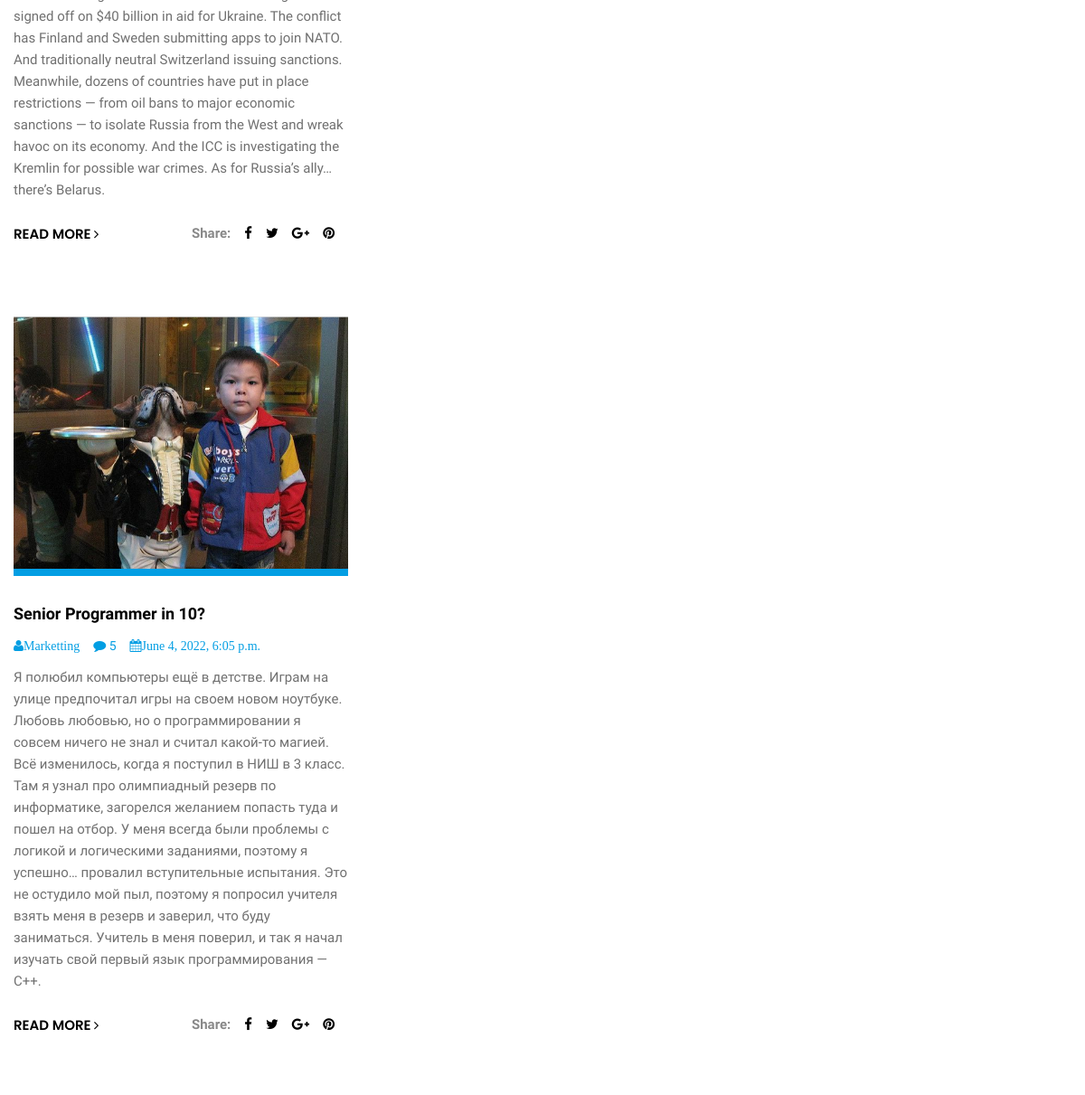
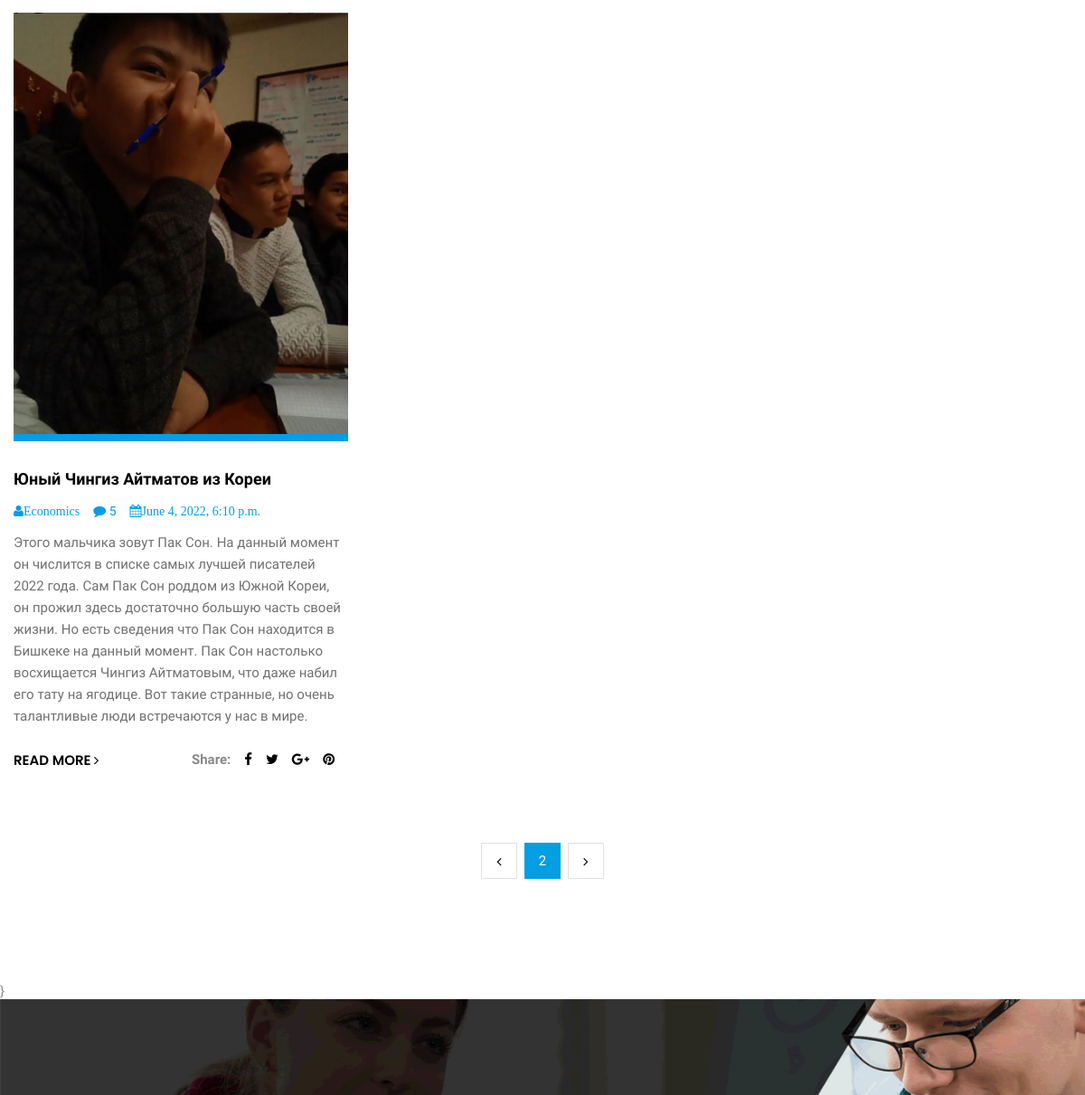
/blog_grid/?page=2 (middle part), run on an earlier commit of the app's database (2 pictures, top to bottom).
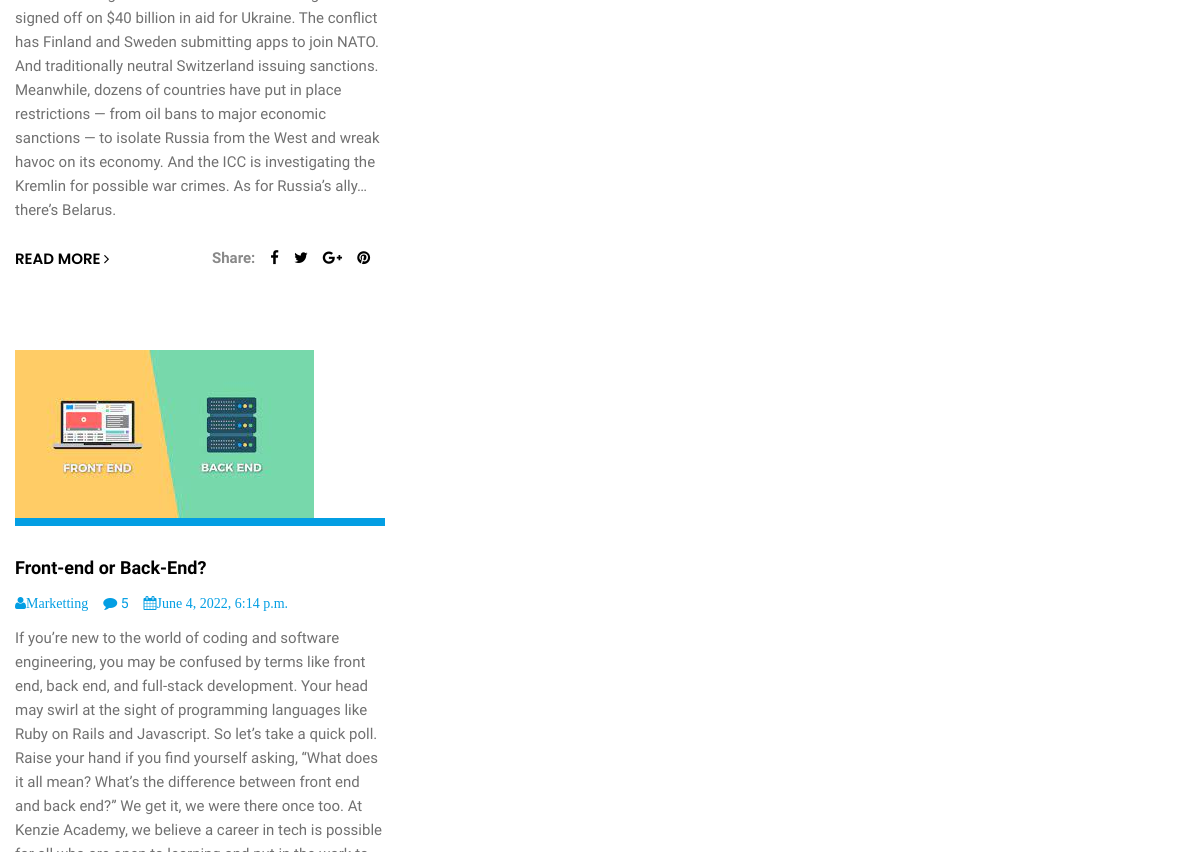
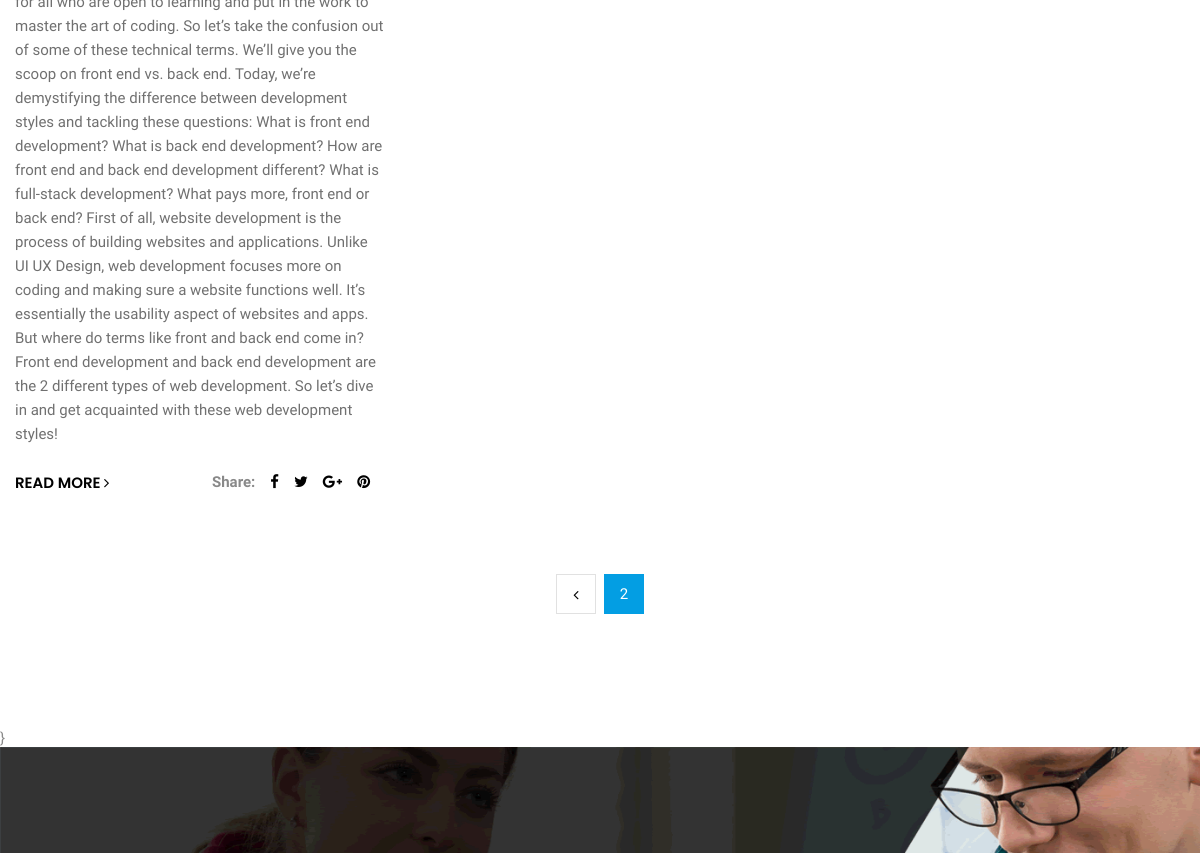
And on a later commit of the database (2 pictures, top to bottom).
### itnext/models.py (models this page shows, shortened)
class Blog(models.Model):
    TOPICS = (('Marketting', 'Marketting'), ('Economics', 'Economics'))
    image = models.ImageField(upload_to='image/blogs/', blank=True)
    title = models.CharField(max_length=100, blank=True)
    topic = models.CharField(max_length=100, choices=TOPICS, blank=True)
    date = models.DateTimeField(auto_now_add=True)
    content = models.TextField(blank=True)
    views = models.IntegerField(default=0, verbose_name='Кол-во просмотров')
    tags = models.ManyToManyField(Tag,blank=True ,related_name='blogs')
    category = models.ForeignKey('Category', on_delete=models.PROTECT, related_name='blogs')

### itnext/views.py (the view)
# urls.py: path('blog_grid/', blog_grid, name ='blog_grid'),
def blog_grid(request):
    blogs = Blog.objects.all()
    blog_paginator = Paginator(blogs, 3)
    page_num = request.GET.get('page')
    page = blog_paginator.get_page(page_num)
    context = {
        'page': page,
        'count': blog_paginator.count
    }
    return render(request, 'it_blog_grid.html', context=context)

### templates/it_blog_grid.html (shortened to what this page needs)
{% extends 'base.html'%}
{%block content%}
<div class="section padding_layout_1 blog_grid">
  <div class="container">
    <div class="row">
      <div class="col-lg-4 col-md-6 col-sm-12 col-xs-12">
        <div class="full">
          {%for blog in page.object_list%}
          <div class="blog_section">
            <div class="blog_feature_img"> <img class="img-responsive" src="{{blog.image.url}}" alt="#"> </div>
            <div class="blog_feature_cantant">
              <p class="blog_head">{{blog.title}}</p>
              <div class="post_info">
                <ul>
                  <li><i class="fa fa-user" aria-hidden="true">{{blog.topic}}</i></li>
                  <li><i class="fa fa-comment" aria-hidden="true"></i> 5</li>
                  <li><i class="fa fa-calendar" aria-hidden="true">{{blog.date}}</i> </li>
                </ul>
              </div>
              <p>{{blog.content}} </p>
              <div class="bottom_info">
                <div class="pull-left"><a class="read_more" href="it_blog_detail.html">READ MORE <i class="fa fa-angle-right"></i></a></div>
                <div class="pull-right">
                  <div class="shr">Share: </div>
                  <div class="social_icon">
                    <ul>
                      <li class="fb"><a href="#"><i class="fa fa-facebook" aria-hidden="true"></i></a></li>
                      <li class="twi"><a href="#"><i class="fa fa-twitter" aria-hidden="true"></i></a></li>
                      <li class="gp"><a href="#"><i class="fa fa-google-plus" aria-hidden="true"></i></a></li>
                      <li class="pint"><a href="#"><i class="fa fa-pinterest" aria-hidden="true"></i></a></li>
                    </ul>
                  </div>
                </div>
              </div>
            </div>
          </div>
          {%endfor%}
        </div>
      </div>
      <div class="center">
            <ul class="pagination style_1">
              {% if page.has_previous%}
              <li><a href="{%url 'blog_grid'%}?page={{page.previous_page_number}}"><i class="fa fa-angle-left" aria-hidden="true"></i></a></li>
              {%endif%}
              <li class="active"><a href="#">{{page.number}}</a></li>
              {% if page.has_next %}
              <li><a href="{%url 'blog_grid'%}?page={{page.next_page_number}}"><i class="fa fa-angle-right" aria-hidden="true"></i></a></li>
              {% endif %}
            </ul>
          </div>
    </div>
  </div>
</div>
}
{%endblock%}

What changed in the data, as far as the page shows it:
removed Blog: image (picture), title "Senior Programmer in 10?", topic "Marketting", date "June 4, 2022, 6:05 p.m.", content "Я полюбил компьютеры ещё в детстве. Играм на улице предпочитал игры на своем новом ноутбуке. Любовь любовью, но о программировании я совсем ничего не знал и считал какой-то магией. Всё изменилось, когда я поступил в НИШ в 3 класс. Там я узнал про олимпиадный резерв по информатике, загорелся желанием попасть туда и пошел на отбор. У меня всегда были проблемы с логикой и логическими заданиями, поэтому я успешно… провалил вступительные испытания. Это не остудило мой пыл, поэтому я попросил учителя взять меня в резерв и заверил, что буду заниматься. Учитель в меня поверил, и так я начал изучать свой первый язык программирования — С++."
removed Blog: image (picture), title "Юный Чингиз Айтматов из Кореи", topic "Economics", date "June 4, 2022, 6:10 p.m.", content "Этого мальчика зовут Пак Сон. На данный момент он числится в списке самых лучшей писателей 2022 года. Сам Пак Сон роддом из Южной Кореи, он прожил здесь достаточно большую часть своей жизни. Но есть сведения что Пак Сон находится в Бишкеке на данный момент. Пак Сон настолько восхищается Чингиз Айтматовым, что даже набил его тату на ягодице. Вот такие странные, но очень талантливые люди встречаются у нас в мире."
now on this page (row unchanged): Blog: image (picture), title "Front-end or Back-End?", topic "Marketting", date "June 4, 2022, 6:14 p.m.", content "If you’re new to the world of coding and software engineering, you may be confused by terms like front end, back end, and full-stack development. Your head may swirl at the sight of programming languages like Ruby on Rails and Javascript. So let’s take a quick poll. Raise your hand if you find yourself asking, “What does it all mean? What’s the difference between front end and back end?” We get it, we were there once too. At Kenzie Academy, we believe a career in tech is possible for all who are open to learning and put in the work to master the art of coding. So let’s take the confusion out of some of these technical terms. We’ll give you the scoop on front end vs. back end. Today, we’re…"
